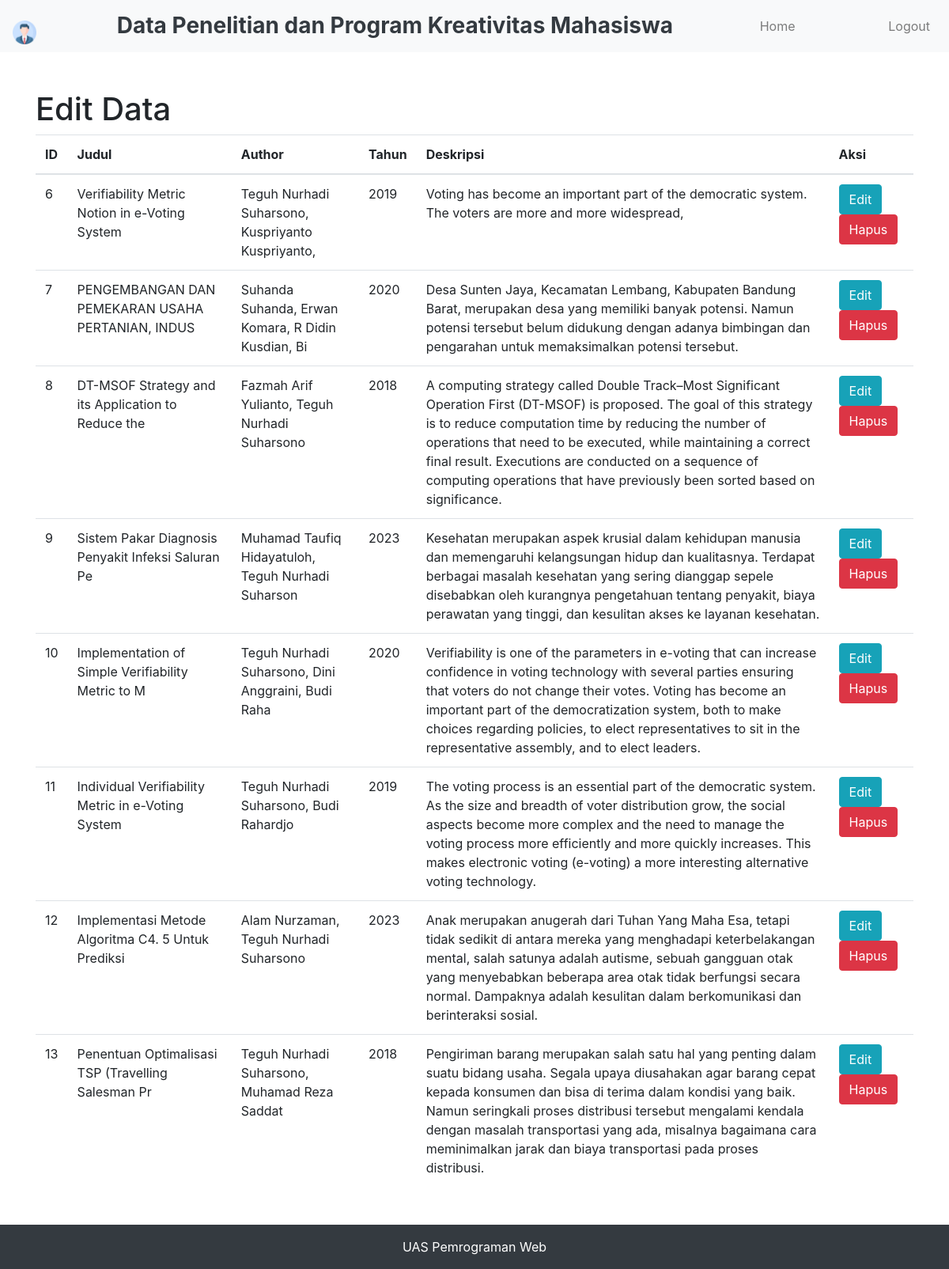
The app's page /edit_data.php with its own data.
### tables this page shows
CREATE TABLE `records` (
  `id` int(11) NOT NULL,
  `judul` varchar(50) NOT NULL,
  `author` varchar(50) NOT NULL,
  `tahun` int(4) NOT NULL,
  `deskripsi` text NOT NULL,
  `file` varchar(255) NOT NULL,
  `created_at` timestamp NOT NULL DEFAULT current_timestamp()
);

### edit_data.php (the view, shortened to what this page needs)
<?php
require('koneksi.php');
$pageTitle = "Edit Data";
$query = "SELECT * FROM records";
$result = mysqli_query($conn, $query);
?>
<!DOCTYPE html>
<html lang="en">
<head>
    <link rel="stylesheet" href="https://stackpath.bootstrapcdn.com/bootstrap/4.5.2/css/bootstrap.min.css">
</head>
<body>
    <?php include "layout/header.php" ?>
    <div class="container mt-5">
        <h1><?php echo $pageTitle; ?></h1>
        <table class="table">
            <thead>
                <tr>
                    <th>ID</th>
                    <th>Judul</th>
                    <th>Author</th>
                    <th>Tahun</th>
                    <th>Deskripsi</th>
                    <th>Aksi</th>
                </tr>
            </thead>
            <tbody>
                <?php while ($row = mysqli_fetch_assoc($result)) : ?>
                    <tr>
                        <td><?php echo $row['id']; ?></td>
                        <td><?php echo $row['judul']; ?></td>
                        <td><?php echo $row['author']; ?></td>
                        <td><?php echo $row['tahun']; ?></td>
                        <td><?php echo $row['deskripsi']; ?></td>
                        <td>
                            <a href="edit_form.php?id=<?php echo $row['id']; ?>" class="btn btn-info">Edit</a>
                            <form method="get" action="delete.php" style="display: inline-block;">
                                <button type="submit" class="btn btn-danger" onclick="return confirm('Anda yakin ingin menghapus data ini?')">Hapus</button>
                            </form>
                        </td>
                    </tr>
                <?php endwhile; ?>
            </tbody>
        </table>
    </div>
</body>
</html>

### records on screen
records: id "6", judul "Verifiability Metric Notion in e-Voting System", author "Teguh Nurhadi Suharsono, Kuspriyanto Kuspriyanto,", tahun "2019", deskripsi "Voting has become an important part of the democratic system. The voters are more and more widespread,"
records: id "7", judul "PENGEMBANGAN DAN PEMEKARAN USAHA PERTANIAN, INDUS", author "Suhanda Suhanda, Erwan Komara, R Didin Kusdian, Bi", tahun "2020", deskripsi "Desa Sunten Jaya, Kecamatan Lembang, Kabupaten Bandung Barat, merupakan desa yang memiliki banyak potensi. Namun potensi tersebut belum didukung dengan adanya bimbingan dan pengarahan untuk memaksimalkan potensi tersebut."
records: id "8", judul "DT-MSOF Strategy and its Application to Reduce the", author "Fazmah Arif Yulianto, Teguh Nurhadi Suharsono", tahun "2018", deskripsi "A computing strategy called Double Track–Most Significant Operation First (DT-MSOF) is proposed. The goal of this strategy is to reduce computation time by reducing the number of operations that need to be executed, while maintaining a correct final result. Executions are conducted on a sequence of computing operations that have previously been sorted based on significance."
records: id "9", judul "Sistem Pakar Diagnosis Penyakit Infeksi Saluran Pe", author "Muhamad Taufiq Hidayatuloh, Teguh Nurhadi Suharson", tahun "2023", deskripsi "Kesehatan merupakan aspek krusial dalam kehidupan manusia dan memengaruhi kelangsungan hidup dan kualitasnya. Terdapat berbagai masalah kesehatan yang sering dianggap sepele disebabkan oleh kurangnya pengetahuan tentang penyakit, biaya perawatan yang tinggi, dan kesulitan akses ke layanan kesehatan."
records: id "10", judul "Implementation of Simple Verifiability Metric to M", author "Teguh Nurhadi Suharsono, Dini Anggraini, Budi Raha", tahun "2020", deskripsi "Verifiability is one of the parameters in e-voting that can increase confidence in voting technology with several parties ensuring that voters do not change their votes. Voting has become an important part of the democratization system, both to make choices regarding policies, to elect representatives to sit in the representative assembly, and to elect leaders."
records: id "11", judul "Individual Verifiability Metric in e-Voting System", author "Teguh Nurhadi Suharsono, Budi Rahardjo", tahun "2019", deskripsi "The voting process is an essential part of the democratic system. As the size and breadth of voter distribution grow, the social aspects become more complex and the need to manage the voting process more efficiently and more quickly increases. This makes electronic voting (e-voting) a more interesting alternative voting technology."
records: id "12", judul "Implementasi Metode Algoritma C4. 5 Untuk Prediksi", author "Alam Nurzaman, Teguh Nurhadi Suharsono", tahun "2023", deskripsi "Anak merupakan anugerah dari Tuhan Yang Maha Esa, tetapi tidak sedikit di antara mereka yang menghadapi keterbelakangan mental, salah satunya adalah autisme, sebuah gangguan otak yang menyebabkan beberapa area otak tidak berfungsi secara normal. Dampaknya adalah kesulitan dalam berkomunikasi dan berinteraksi sosial."
records: id "13", judul "Penentuan Optimalisasi TSP (Travelling Salesman Pr", author "Teguh Nurhadi Suharsono, Muhamad Reza Saddat", tahun "2018", deskripsi "Pengiriman barang merupakan salah satu hal yang penting dalam suatu bidang usaha. Segala upaya diusahakan agar barang cepat kepada konsumen dan bisa di terima dalam kondisi yang baik. Namun seringkali proses distribusi tersebut mengalami kendala dengan masalah transportasi yang ada, misalnya bagaimana cara meminimalkan jarak dan biaya transportasi pada proses distribusi."

### other values on screen
$pageTitle "Edit Data"
